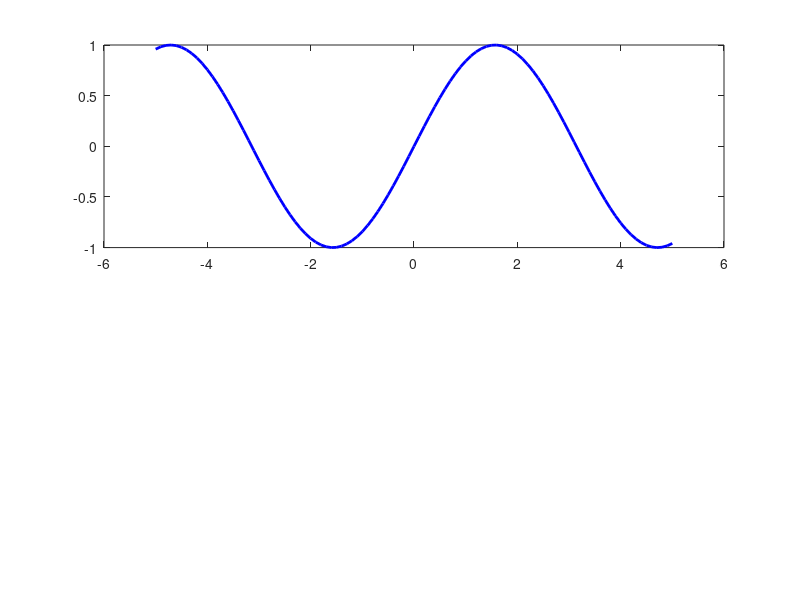

This chart was generated by the following MATLAB code: (Note: this script raises an error after producing the figure.)
% Define the time range and step size
t = -5:0.1:5;

% Generate the original signal
x = sin(t);

% Plot the original and reversed signals
figure;
subplot(2,1,1);
plot(t, x, 'b',  'LineWidth', 2);

% Add a marker at the zero point
xline(0,'--b','LineWidth', 4);

title('Original signal');
xlabel('Time (s)');
ylabel('Amplitude');
legend('Original Signal');
grid on;

% Reverse the signal
x_scaled = sin(-t);

% Plot the reversed signals
subplot(2,1,2);
plot( t, x_scaled, 'r', 'LineWidth', 2);
xline(0,'--r','LineWidth', 4);
title('Scaling of Continuous Signal');
xlabel('Time (s)');
ylabel('Amplitude');

grid on;